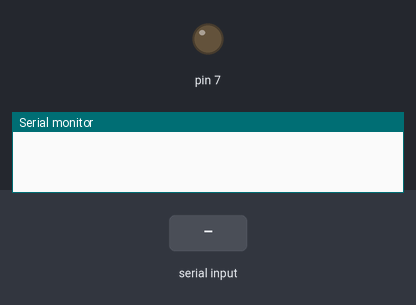
A sketch run on a simulated Arduino Uno, built with avr-gcc and run on an emulated ATmega328P. Shown: output pins drawn as LEDs (lit = HIGH), the last lines printed to the serial monitor. The test bench sets the inputs (shaded band).

Above: at 1.2 s.
1.3 s: "1" received over Serial
At 2.4 s:
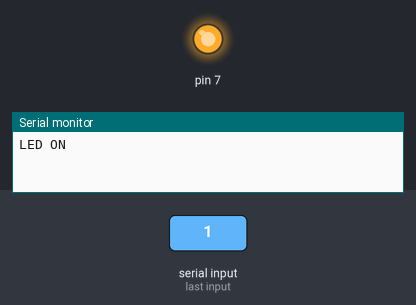
2.8 s: "0" received over Serial
At 3.6 s:
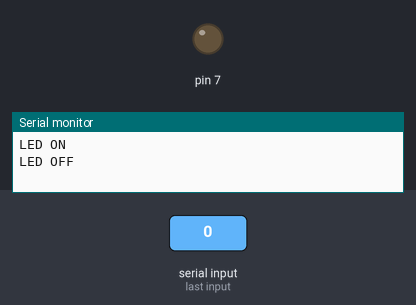
Timing chart, 0 to 5.8 s (numbered marks = the images above; inputs shaded):
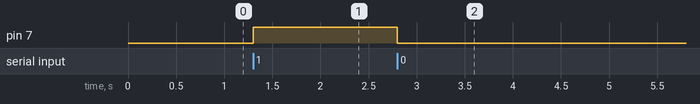

Measured:
- after the input at 1.3 s, pin 7: LOW → HIGH at once
- after the input at 2.8 s, pin 7: HIGH → LOW at once

The sketch:

LegoServoWorking.ino
```cpp
void setup() {
  Serial.begin(9600);
  pinMode(7, OUTPUT);
}

void loop() {
  if (Serial.available()) {
    char c = Serial.read();

    if (c == '1') {
      digitalWrite(7, HIGH);
      Serial.println("LED ON");
    } else if (c == '0') {
      digitalWrite(7, LOW);
      Serial.println("LED OFF");
    }
  }
}
```
